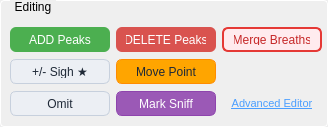
                 <widget class="QGroupBox" name="groupBox_5">
                  <property name="minimumSize">
                   <size>
                    <width>328</width>
                    <height>127</height>
                   </size>
                  </property>
                  <property name="maximumSize">
                   <size>
                    <width>228</width>
                    <height>127</height>
                   </size>
                  </property>
                  <property name="styleSheet">
                   <string notr="true">QGroupBox {
            border: 1px solid #ffffff;
            border-radius: 4px;
            margin-top: 0.5em;
            padding-top: 0.5em;
        }

        QGroupBox::title {
            subcontrol-origin: margin;
            left: 10px;
            padding: 0 3px 0 3px;
        }</string>
                  </property>
                  <property name="title">
                   <string>Editing</string>
                  </property>
                  <widget class="QWidget" name="layoutWidget">
                   <property name="geometry">
                    <rect>
                     <x>10</x>
                     <y>26</y>
                     <width>314</width>
                     <height>92</height>
                    </rect>
                   </property>
                   <layout class="QGridLayout" name="gridLayout_2">
                    <item row="2" column="1">
                     <widget class="QPushButton" name="markSniffButton">
                      <property name="minimumSize">
                       <size>
                        <width>100</width>
                        <height>25</height>
                       </size>
                      </property>
                      <property name="maximumSize">
                       <size>
                        <width>100</width>
                        <height>25</height>
                       </size>
                      </property>
                      <property name="toolTip">
                       <string>Click and drag to highlight sniffing regions</string>
                      </property>
                      <property name="styleSheet">
                       <string notr="true">QPushButton {
    background-color: #9B59B6;   /* purple */
    color: white;
    border: 1px solid #8E44AD;   /* darker purple border */
    border-radius: 6px;
    padding: 5px 10px;
}

/* Hover state */
QPushButton:hover {
    background-color: #AF7AC5;   /* lighter purple */
}

/* Pressed/clicked state */
QPushButton:pressed {
    background-color: #8E44AD;   /* darker purple */
}

/* Checked state (when mode is active) */
QPushButton:checked {
    background-color: #8E44AD;   /* darker purple when ON */
    color: white;
}
</string>
                      </property>
                      <property name="text">
                       <string>Mark Sniff</string>
                      </property>
                      <property name="checkable">
                       <bool>true</bool>
                      </property>
                     </widget>
                    </item>
                    <item row="2" column="0">
                     <widget class="QPushButton" name="OmitSweepButton">
                      <property name="minimumSize">
                       <size>
                        <width>100</width>
                        <height>25</height>
                       </size>
                      </property>
                      <property name="maximumSize">
                       <size>
                        <width>100</width>
                        <height>25</height>
                       </size>
                      </property>
                      <property name="toolTip">
                       <string>Exclude the current sweep from analysis</string>
                      </property>
                      <property name="styleSheet">
                       <string notr="true">QPushButton {
    background-color: #ECEFF4;   /* light gray */
    color: #1F2937;              /* dark text */
    border: 1px solid #C7D0DD;   /* subtle border */
    border-radius: 6px;
    padding: 5px 10px;
}

/* Hover state */
QPushButton:hover {
    background-color: #E2E8F0;   /* slightly darker gray */
}

/* Pressed/clicked state */
QPushButton:pressed {
    background-color: #CBD5E1;   /* darker gray */
}
</string>
                      </property>
                      <property name="text">
                       <string>Omit</string>
                      </property>
                      <property name="startHidden" stdset="0">
                       <bool>false</bool>
                      </property>
                     </widget>
                    </item>
                    <item row="0" column="1">
                     <widget class="QPushButton" name="deletePeaksButton">
                      <property name="minimumSize">
                       <size>
                        <width>100</width>
                        <height>25</height>
                       </size>
                      </property>
                      <property name="maximumSize">
                       <size>
                        <width>100</width>
                        <height>25</height>
                       </size>
                      </property>
                      <property name="toolTip">
                       <string>Manually delete peaks by clicking near them</string>
                      </property>
                      <property name="styleSheet">
                       <string notr="true">QPushButton {
    background-color: #d9534f;   /* normal red */
    color: white;
    border-radius: 6px;
    padding: 5px 10px;
}

/* Hover state */
QPushButton:hover {
    background-color: #c9302c;   /* darker red */
}

/* Pressed/clicked state */
QPushButton:pressed {
    background-color: #a71d2a;   /* even darker red */
}
</string>
                      </property>
                      <property name="text">
                       <string>DELETE Peaks</string>
                      </property>
                     </widget>
                    </item>
                    <item row="0" column="0">
                     <widget class="QPushButton" name="addPeaksButton">
                      <property name="minimumSize">
                       <size>
                        <width>100</width>
                        <height>25</height>
                       </size>
                      </property>
                      <property name="maximumSize">
                       <size>
                        <width>100</width>
                        <height>25</height>
                       </size>
                      </property>
                      <property name="toolTip">
                       <string>Manually add peaks by clicking on the trace</string>
                      </property>
                      <property name="styleSheet">
                       <string notr="true">QPushButton {
    background-color: #4CAF50;   /* normal (medium green) */
    color: white;
    border-radius: 6px;
    padding: 5px 10px;
}

/* Hover state */
QPushButton:hover {
    background-color: #45a049;   /* darker green */
}

/* Pressed/clicked state */
QPushButton:pressed {
    background-color: #3e8e41;   /* even darker green */
}
</string>
                      </property>
                      <property name="text">
                       <string>ADD Peaks</string>
                      </property>
                     </widget>
                    </item>
                    <item row="1" column="0">
                     <widget class="QPushButton" name="addSighButton">
                      <property name="minimumSize">
                       <size>
                        <width>100</width>
                        <height>25</height>
                       </size>
                      </property>
                      <property name="maximumSize">
                       <size>
                        <width>100</width>
                        <height>25</height>
                       </size>
                      </property>
                      <property name="toolTip">
                       <string>Mark selected peaks as sighs (augmented breaths)</string>
                      </property>
                      <property name="styleSheet">
                       <string notr="true">QPushButton {
    background-color: #ECEFF4;   /* light gray */
    color: #1F2937;              /* dark text */
    border: 1px solid #C7D0DD;   /* subtle border */
    border-radius: 6px;
    padding: 5px 10px;
}

/* Hover state */
QPushButton:hover {
    background-color: #E2E8F0;   /* slightly darker gray */
}

/* Pressed/clicked state */
QPushButton:pressed {
    background-color: #CBD5E1;   /* darker gray */
}
</string>
                      </property>
                      <property name="text">
                       <string>+/- Sigh ★</string>
                      </property>
                      <property name="startHidden" stdset="0">
                       <bool>false</bool>
                      </property>
                     </widget>
                    </item>
                    <item row="1" column="1">
                     <widget class="QPushButton" name="movePointButton">
                      <property name="minimumSize">
                       <size>
                        <width>100</width>
                        <height>25</height>
                       </size>
                      </property>
                      <property name="maximumSize">
                       <size>
                        <width>100</width>
                        <height>25</height>
                       </size>
                      </property>
                      <property name="toolTip">
                       <string>Move breath markers (onsets/offsets/expmins/expoffs). Click a marker, use arrow keys to move. Press Enter to save. NOTE: Peaks cannot be moved - use Add/Delete instead.</string>
                      </property>
                      <property name="styleSheet">
                       <string notr="true">QPushButton {
    background-color: #FFA500;   /* orange */
    color: #1F2937;              /* dark text */
    border: 1px solid #FF8C00;   /* darker orange border */
    border-radius: 6px;
    padding: 5px 10px;
}

/* Hover state */
QPushButton:hover {
    background-color: #FFB733;   /* lighter orange */
}

/* Pressed/clicked state */
QPushButton:pressed {
    background-color: #FF8C00;   /* darker orange */
}

/* Checked state (when mode is active) */
QPushButton:checked {
    background-color: #FF8C00;   /* darker orange when ON */
    color: white;
}
</string>
                      </property>
                      <property name="text">
                       <string>Move Point</string>
                      </property>
                     </widget>
                    </item>
                    <item row="0" column="2">
                     <widget class="QPushButton" name="MergeBreathsButton">
                      <property name="minimumSize">
                       <size>
                        <width>100</width>
                        <height>25</height>
                       </size>
                      </property>
                      <property name="maximumSize">
                       <size>
                        <width>100</width>
                        <height>25</height>
                       </size>
                      </property>
                      <property name="toolTip">
                       <string>Manually delete peaks by clicking near them</string>
                      </property>
                      <property name="styleSheet">
                       <string notr="true">QPushButton {
    background-color: #FFEBEE;   /* light pink/red fill */
    color: #C62828;              /* dark red text */
    border: 2px solid #E53935;   /* red outline */
    border-radius: 6px;
    padding: 5px 10px;
}

/* Hover state */
QPushButton:hover {
    background-color: #FFCDD2;   /* slightly darker pink */
    border-color: #D32F2F;       /* slightly darker red outline */
}

/* Pressed/clicked state */
QPushButton:pressed {
    background-color: #EF9A9A;   /* even darker pink */
    border-color: #C62828;       /* darker red outline */
}
</string>
                      </property>
                      <property name="text">
                       <string>Merge Breaths</string>
                      </property>
                     </widget>
                    </item>
                    <item row="2" column="2">
                     <widget class="QPushButton" name="editor_pushButton">
                      <property name="minimumSize">
                       <size>
                        <width>100</width>
                        <height>25</height>
                       </size>
                      </property>
                      <property name="font">
                       <font>
                        <pointsize>8</pointsize>
                        <underline>true</underline>
                       </font>
                      </property>
                      <property name="styleSheet">
                       <string notr="true">QPushButton {
    text-align: center;
    border: none;
    background: transparent;
    text-decoration: underline;
    color: #4A9EFF;
}
QPushButton:hover {
    color: #6BB6FF;
}</string>
                      </property>
                      <property name="text">
                       <string>Advanced Editor</string>
                      </property>
                     </widget>
                    </item>
                   </layout>
                  </widget>
                 </widget>
